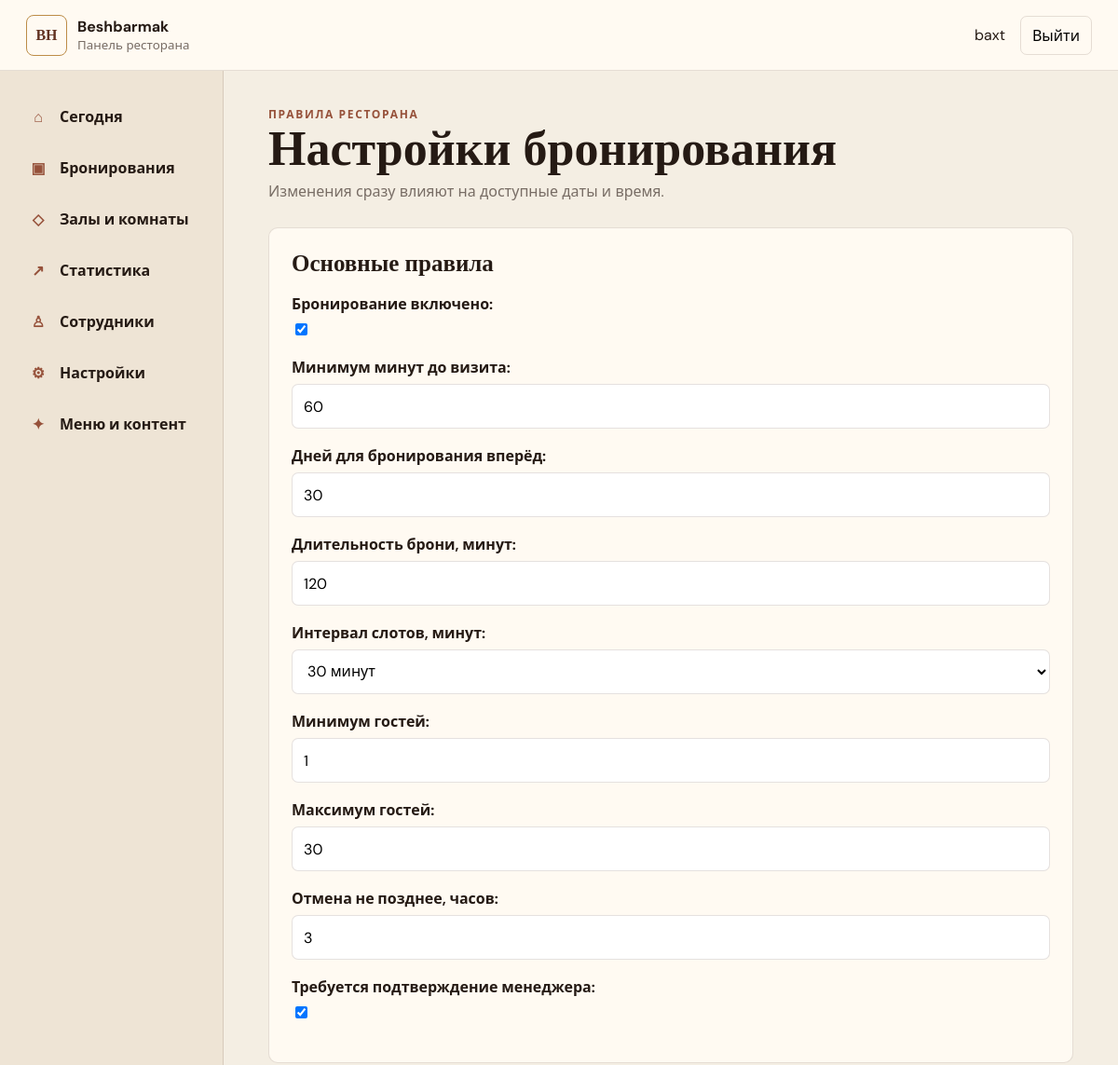
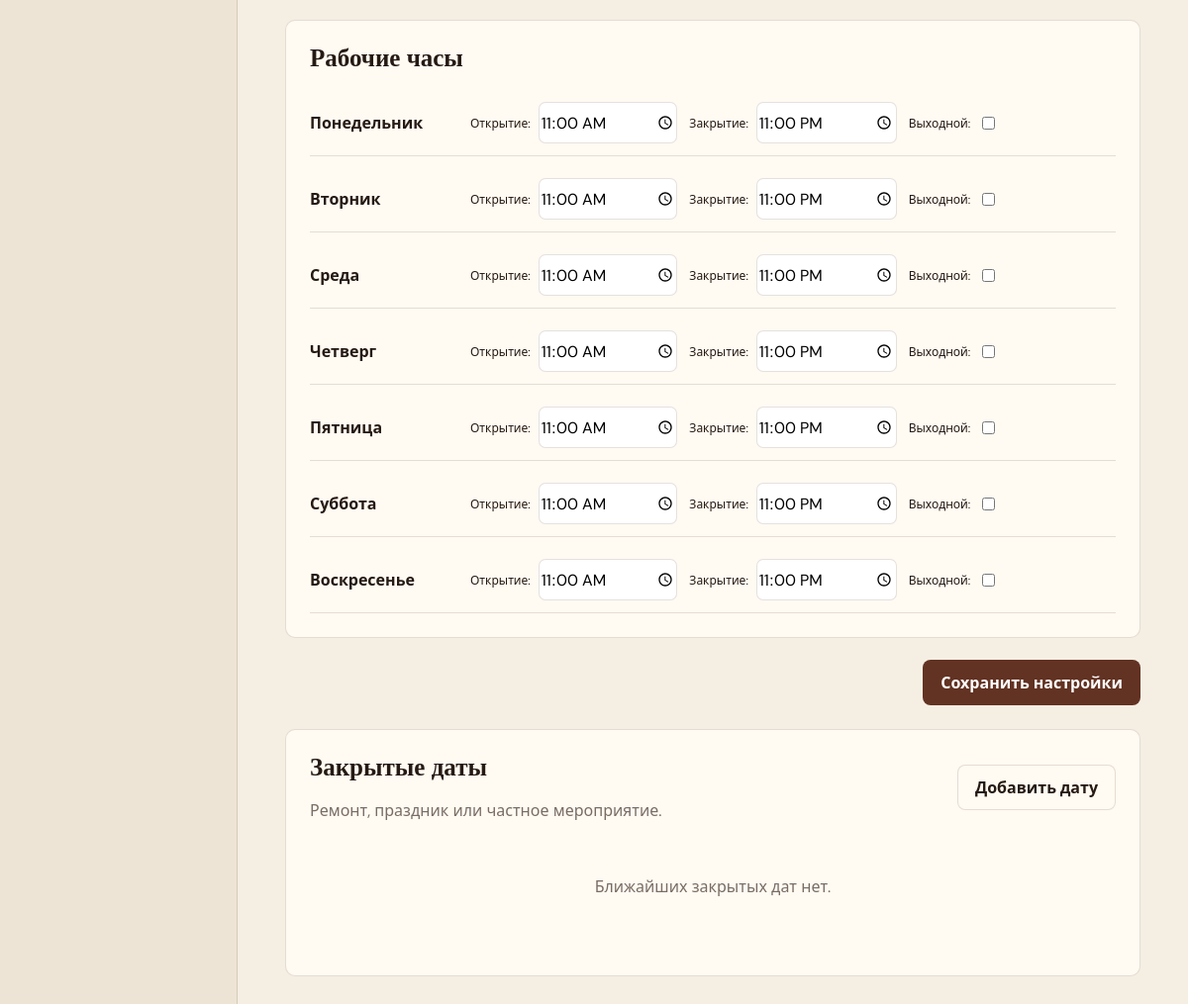
The page /staff/settings/ (signed in) on the database its author committed (2 pictures, top to bottom).
### reservations/models.py (models this page shows, shortened)
class WorkingHours(models.Model):
    class Weekday(models.IntegerChoices):
        MONDAY = 0, "Понедельник"
        TUESDAY = 1, "Вторник"
        WEDNESDAY = 2, "Среда"
        THURSDAY = 3, "Четверг"
        FRIDAY = 4, "Пятница"
        SATURDAY = 5, "Суббота"
        SUNDAY = 6, "Воскресенье"
    day_of_week = models.PositiveSmallIntegerField("День недели", choices=Weekday.choices, unique=True)
    open_time = models.TimeField("Открытие", default="11:00")
    close_time = models.TimeField("Закрытие", default="23:00")
    is_closed = models.BooleanField("Выходной", default=False)
    class Meta:
        ordering = ("day_of_week",)
        verbose_name = "Рабочие часы"
        verbose_name_plural = "Рабочие часы"

### reservations/staff_views.py (the view, shortened to what this page needs)
# urls.py: path("settings/", staff_views.reservation_settings, name="settings"),
@staff_access(StaffProfile.Role.OWNER)
def reservation_settings(request):
    restaurant = RestaurantSettings.load()
    for day in range(7):
        WorkingHours.objects.get_or_create(day_of_week=day)
    hours = list(WorkingHours.objects.all())
    settings_form = ReservationSettingsForm(request.POST or None, instance=restaurant, prefix="settings")
    hour_forms = [WorkingHoursForm(request.POST or None, instance=item, prefix=f"day-{item.day_of_week}") for item in hours]
    closures = RestaurantClosure.objects.filter(date__gte=timezone.localdate())[:30]
    return render(request, "staff/settings.html", {"settings_form": settings_form, "hour_forms": hour_forms, "closures": closures})

### reservations/forms.py
class ReservationSettingsForm(forms.ModelForm):
    class Meta:
        model = RestaurantSettings
        fields = ("reservation_enabled", "minimum_advance_minutes", "maximum_days_ahead", "default_reservation_duration_minutes", "slot_interval_minutes", "minimum_guests", "maximum_guests", "cancellation_limit_hours", "manager_confirmation_required")
        widgets = {"slot_interval_minutes": forms.Select(choices=((15, "15 минут"), (30, "30 минут"), (60, "60 минут")))}

### menu/models.py (called while the page is built)
    @classmethod
    def load(cls):
        obj, _ = cls.objects.get_or_create(pk=1)
        return obj

### reservations/staff_views.py (called while the page is built, shortened)
def _profile_for(user):
    if user.is_superuser:
        return None

def staff_access(*roles):
    def decorator(view):
        @login_required
        @wraps(view)
        def wrapped(request, *args, **kwargs):
            profile = _profile_for(request.user)
            if roles and not request.user.is_superuser and profile.role not in roles:
                raise PermissionDenied("Для этого раздела недостаточно прав.")
            request.staff_profile = profile
            return view(request, *args, **kwargs)
        return wrapped
    return decorator

### templates/staff/settings.html
{% extends 'staff/base.html' %}{% block title %}Настройки бронирования{% endblock %}{% block content %}
<header class="page-heading"><div><p class="overline">Правила ресторана</p><h1>Настройки бронирования</h1><p>Изменения сразу влияют на доступные даты и время.</p></div></header>
<form method="post">{% csrf_token %}<section class="panel form-section"><h2>Основные правила</h2>{{ settings_form.as_p }}</section><section class="panel"><h2>Рабочие часы</h2><div class="hours-grid">{% for form in hour_forms %}<div class="hours-row"><b>{{ form.instance.get_day_of_week_display }}</b>{{ form.as_p }}</div>{% endfor %}</div></section><div class="sticky-save"><button class="staff-button primary" type="submit">Сохранить настройки</button></div></form>
<section class="panel"><div class="panel-heading"><div><h2>Закрытые даты</h2><p>Ремонт, праздник или частное мероприятие.</p></div><a class="staff-button secondary" href="{% url 'staff:closure_add' %}">Добавить дату</a></div>{% if closures %}<div class="simple-list">{% for closure in closures %}<div><span><b>{{ closure.date|date:'d.m.Y' }}</b><small>{{ closure.reason }}{% if not closure.full_day %} · {{ closure.from_time|time:'H:i' }}–{{ closure.to_time|time:'H:i' }}{% endif %}</small></span><form method="post" action="{% url 'staff:closure_delete' closure.pk %}">{% csrf_token %}<button type="submit">Удалить</button></form></div>{% endfor %}</div>{% else %}<div class="empty-panel"><p>Ближайших закрытых дат нет.</p></div>{% endif %}</section>
{% endblock %}

### templates/staff/base.html (shortened to what this page needs)
{% load static %}
<!doctype html>
<html lang="ru">
<head>
  <link rel="stylesheet" href="{% static 'css/staff.css' %}?v=20260923-2">
</head>
<body>
  <header class="staff-header">
    <a class="staff-brand" href="{% url 'staff:dashboard' %}"><span>BH</span><div><b>Beshbarmak</b><small>Панель ресторана</small></div></a>
    <div class="staff-user"><span>{{ request.user.get_full_name|default:request.user.username }}</span><form method="post" action="{% url 'staff:logout' %}">{% csrf_token %}<button type="submit">Выйти</button></form></div>
  </header>
  <div class="staff-layout">
    <nav class="staff-nav" aria-label="Разделы панели">
      <a href="{% url 'staff:dashboard' %}"><span>⌂</span>Сегодня</a>
      {% if request.user.is_superuser or request.staff_profile.role != 'CONTENT_MANAGER' %}
        <a href="{% url 'staff:reservations' %}"><span>▣</span>Бронирования</a>
        <a href="{% url 'staff:spaces' %}"><span>◇</span>Залы и комнаты</a>
        <a href="{% url 'staff:analytics' %}"><span>↗</span>Статистика</a>
      {% endif %}
      {% if request.user.is_superuser or request.staff_profile.role == 'OWNER' %}
        <a href="{% url 'staff:members' %}"><span>♙</span>Сотрудники</a>
        <a href="{% url 'staff:settings' %}"><span>⚙</span>Настройки</a>
      {% endif %}
      {% if request.user.is_superuser or request.staff_profile.role == 'OWNER' or request.staff_profile.role == 'CONTENT_MANAGER' %}<a href="{% url 'admin:index' %}"><span>✦</span>Меню и контент</a>{% endif %}
    </nav>
    <main class="staff-main">
      {% block content %}{% endblock %}
    </main>
  </div>
</body>
</html>

### static/css/staff.css (style rules this page uses)
:root { --cream:#f4eee3; --paper:#fffaf2; --ink:#251a14; --muted:#786d65; --brown:#623222; --dark:#2b1b14; --clay:#96513a; --gold:#bd8c47; --line:rgba(72,46,31,.14); --green:#2f7452; --red:#9c4038; --amber:#9a6826; }
* { box-sizing:border-box; }
body { margin:0; color:var(--ink); background:var(--cream); font-family:"DM Sans","Segoe UI",sans-serif; font-size:16px; }
a { color:inherit; text-decoration:none; }
button,input,select,textarea { font:inherit; }
button { cursor:pointer; }
.staff-header { position:sticky; z-index:20; top:0; display:flex; height:76px; align-items:center; justify-content:space-between; padding:0 28px; border-bottom:1px solid var(--line); background:var(--paper); }
.staff-brand { display:flex; align-items:center; gap:11px; }
.staff-brand>span { display:grid; width:44px; height:44px; place-items:center; border:1px solid var(--gold); border-radius:8px; color:var(--brown); font-family:Georgia,serif; font-weight:700; }
.staff-brand div { display:flex; flex-direction:column; }
.staff-brand small { color:var(--muted); }
.staff-user { display:flex; align-items:center; gap:16px; }
.staff-user form { margin:0; }
.staff-user button { padding:9px 12px; border:1px solid var(--line); border-radius:7px; background:transparent; }
.staff-layout { display:grid; grid-template-columns:240px minmax(0,1fr); min-height:calc(100vh - 76px); }
.staff-nav { display:flex; flex-direction:column; gap:5px; padding:24px 16px; border-right:1px solid var(--line); background:#eee4d5; }
.staff-nav a { display:flex; min-height:50px; align-items:center; gap:12px; padding:0 14px; border-radius:8px; font-weight:700; }
.staff-nav span { width:22px; color:var(--clay); text-align:center; }
.staff-main { min-width:0; padding:38px clamp(20px,4vw,56px) 70px; }
.page-heading { display:flex; align-items:flex-end; justify-content:space-between; gap:24px; margin-bottom:28px; }
.page-heading h1,.form-panel h1 { margin:3px 0 0; font-family:Georgia,"Times New Roman",serif; font-size:clamp(34px,5vw,52px); line-height:1; }
.page-heading p { margin:8px 0 0; color:var(--muted); }
.overline { margin:0!important; color:var(--clay)!important; font-size:12px; font-weight:800; letter-spacing:.14em; text-transform:uppercase; }
.staff-button { display:inline-flex; min-height:46px; align-items:center; justify-content:center; padding:0 17px; border:1px solid transparent; border-radius:8px; font-weight:700; }
.staff-button.primary { color:#fff; background:var(--brown); }
.staff-button.secondary { border-color:var(--line); background:var(--paper); }
.panel,.form-panel { margin-bottom:22px; padding:24px; border:1px solid var(--line); border-radius:10px; background:var(--paper); }
.panel h2 { margin:0 0 18px; font-family:Georgia,serif; font-size:25px; }
.panel-heading { display:flex; align-items:center; justify-content:space-between; gap:20px; }
.panel-heading p { margin:5px 0 0; color:var(--muted); }
.empty-panel { padding:48px 20px; color:var(--muted); text-align:center; }
.empty-panel p { margin:7px 0; }
.form-panel form>p,.form-section form>p,.form-section>p { margin:0 0 18px; }
.form-panel label,.form-section label { display:block; margin-bottom:7px; font-weight:700; }
.form-panel input:not([type=checkbox]):not([type=radio]),.form-panel select,.form-panel textarea,.form-section input:not([type=checkbox]),.form-section select { width:100%; min-height:48px; padding:10px 12px; border:1px solid var(--line); border-radius:7px; background:#fff; }
.hours-grid { display:grid; gap:10px; }
.hours-row { display:grid; grid-template-columns:150px 1fr 1fr 1fr; align-items:center; gap:12px; padding:12px 0; border-bottom:1px solid var(--line); }
.hours-row p { display:flex; align-items:center; gap:8px; margin:0; }
.hours-row label { font-size:12px; }
.hours-row input[type=time] { width:100%; min-height:42px; border:1px solid var(--line); border-radius:7px; }
.sticky-save { position:sticky; z-index:4; bottom:16px; display:flex; justify-content:flex-end; margin-bottom:24px; }

### rows shown on the page
WorkingHours: instance.day_of_week "Понедельник"
WorkingHours: instance.day_of_week "Вторник"
WorkingHours: instance.day_of_week "Среда"
WorkingHours: instance.day_of_week "Четверг"
WorkingHours: instance.day_of_week "Пятница"
WorkingHours: instance.day_of_week "Суббота"
WorkingHours: instance.day_of_week "Воскресенье"

### other values the page prints
{{ request.user.get_full_name|default:request.user.username }} "baxt"
